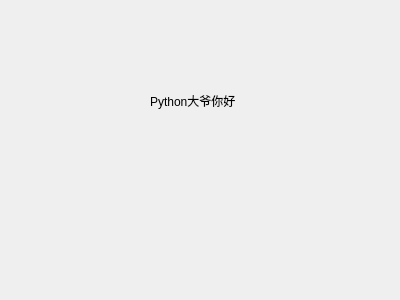
<?xml version="1.0" encoding="UTF-8"?>
<ui version="4.0">
 <class>Form</class>
 <widget class="QWidget" name="Form">
  <property name="geometry">
   <rect>
    <x>0</x>
    <y>0</y>
    <width>400</width>
    <height>300</height>
   </rect>
  </property>
  <property name="baseSize">
   <size>
    <width>400</width>
    <height>300</height>
   </size>
  </property>
  <property name="windowTitle">
   <string>学Python ，上python222.com</string>
  </property>
  <widget class="QLabel" name="label">
   <property name="geometry">
    <rect>
     <x>150</x>
     <y>80</y>
     <width>91</width>
     <height>41</height>
    </rect>
   </property>
   <property name="text">
    <string>Python大爷你好</string>
   </property>
  </widget>
 </widget>
 <resources/>
 <connections/>
</ui>
